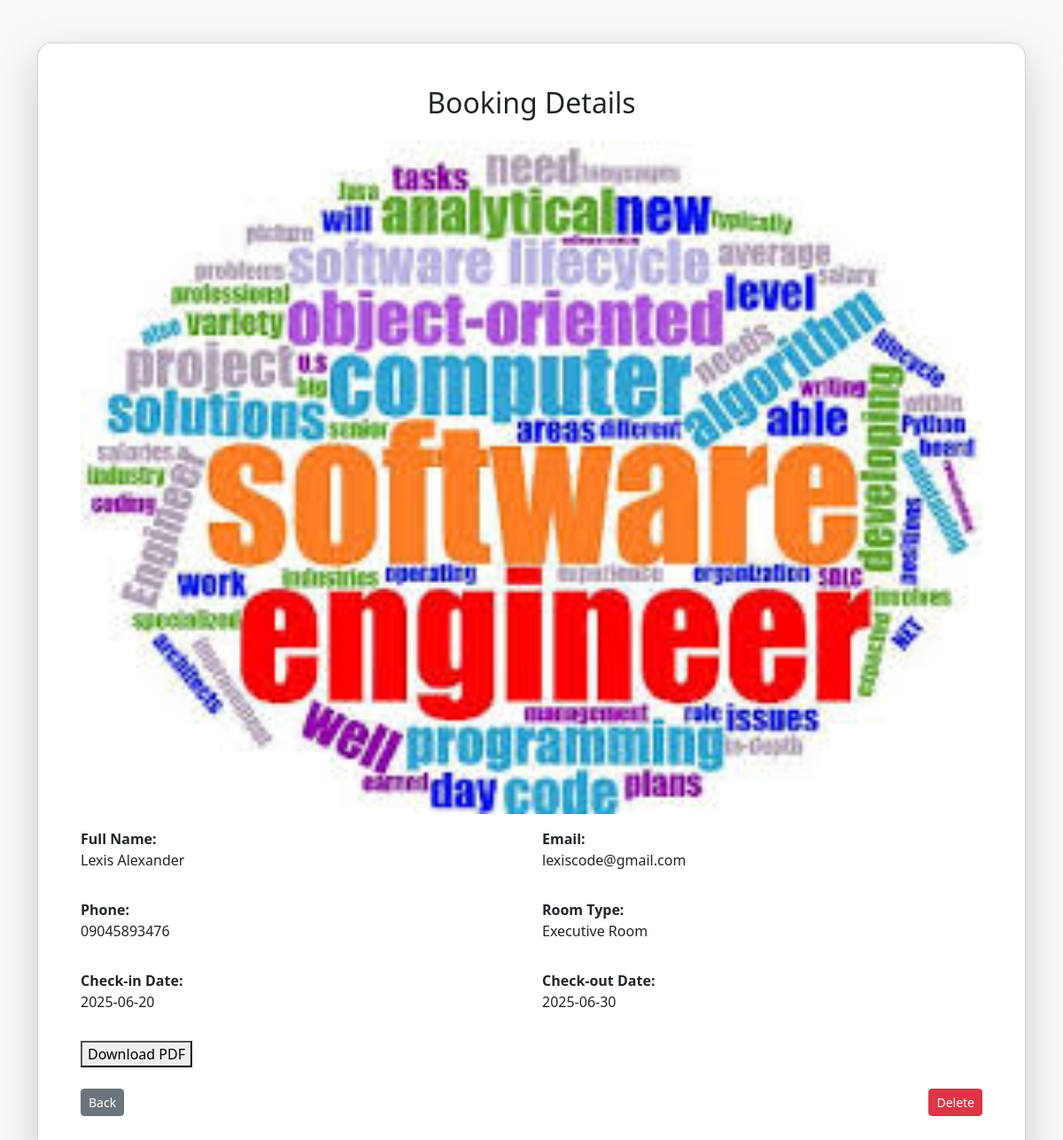
/show.php?id=12 (signed in), run on the app's committed database.
### tables this page shows
CREATE TABLE `booking_records` (
  `id` int(11) NOT NULL,
  `full_name` varchar(255) NOT NULL,
  `email` varchar(255) NOT NULL,
  `phone_number` varchar(11) NOT NULL,
  `room_type` varchar(255) NOT NULL,
  `check_in_date` date NOT NULL,
  `check_out_date` date NOT NULL,
  `image_file` varchar(255) NOT NULL
);

### includes/get_booking_record_id.php (called while the page is built)
<?php
function getBookingRecordById($conn, $id)
{
    $sql = "SELECT * FROM booking_records WHERE id = ?";
    $stmt = mysqli_prepare($conn, $sql);
    mysqli_stmt_bind_param($stmt, 'i', $id);
    mysqli_stmt_execute($stmt);
    $get_result = mysqli_stmt_get_result($stmt);
    $data = mysqli_fetch_assoc($get_result);
    return $data;
}

### show.php (the view, shortened to what this page needs)
<?php
require_once "includes/db_connect.php";
require_once "includes/get_booking_record_id.php";
$id = $_GET['id'];
$conn = connectDB();
$data = getBookingRecordById($conn, $id);
?>
<!DOCTYPE html>
<html lang="en">
<head>
  <link href="https://cdn.jsdelivr.net/npm/bootstrap@5.3.6/dist/css/bootstrap.min.css" rel="stylesheet" />
</head>
<body class="bg-light">
  <div class="container py-5">
    <div class="card shadow-lg rounded-4">
      <div class="card-body p-5">
        <h2 class="text-center mb-4">Booking Details</h2>
        <div class="row mb-3">
          <img src="http://localhost/Hotel_Booking_Management_System/uploads/<?= htmlspecialchars($data['image_file']) ?>" alt="">
        </div>
        <div class="row mb-3">
          <div class="col-md-6">
            <strong>Full Name:</strong>
            <p><?= htmlspecialchars($data['full_name']) ?></p>
          </div>
          <div class="col-md-6">
            <strong>Email:</strong>
            <p><?= htmlspecialchars($data['email']) ?></p>
          </div>
        </div>
        <div class="row mb-3">
          <div class="col-md-6">
            <strong>Phone:</strong>
            <p><?= htmlspecialchars($data['phone_number']) ?></p>
          </div>
          <div class="col-md-6">
            <strong>Room Type:</strong>
            <p><?= htmlspecialchars($data['room_type']) ?></p>
          </div>
        </div>
        <div class="row mb-3">
          <div class="col-md-6">
            <strong>Check-in Date:</strong>
            <p><?= htmlspecialchars($data['check_in_date']) ?></p>
          </div>
          <div class="col-md-6">
            <strong>Check-out Date:</strong>
            <p><?= htmlspecialchars($data['check_out_date']) ?></p>
          </div>
        </div>
        <div class="row mb-3">
          <div class="col-md-6">
            <form method="POST">
              <button type="submit" name="download">Download PDF</button>
            </form>
          </div>
          <div class="d-flex justify-content-between mt-4">
            <a href="index_records.php" class="btn btn-secondary btn-sm">Back</a>
            <a href="delete.php?id=<?= $id ?>" class="btn btn-danger btn-sm">Delete</a>
          </div>
        </div>
      </div>
    </div>
</body>
</html>

### data on the page
booking_records: image_file (picture), full_name "Lexis Alexander", email "lexiscode@gmail.com", phone_number "09045893476", room_type "Executive Room", check_in_date "2025-06-20", check_out_date "2025-06-30"
